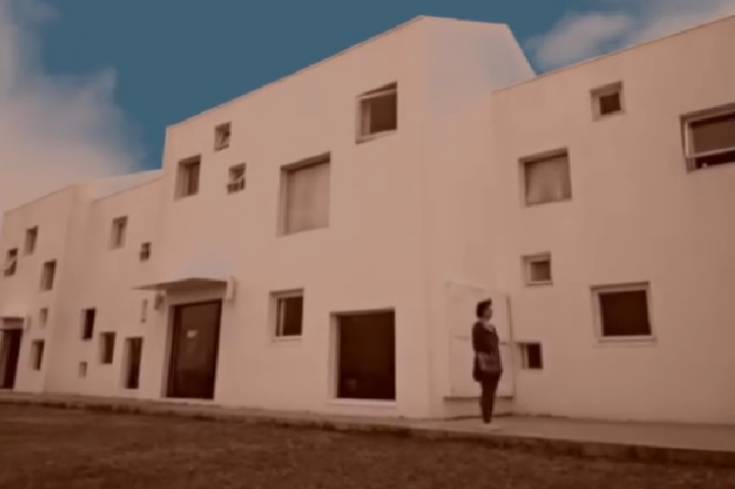
#> input picture SCNU实验要求与代码/Experiment2/input_rgb_image.jpg, 735 x 489 px
$ python 5.py
#> lines starting #> are read from the running program, lines starting #| are printed output that depends on the picture
import cv2
from scipy.ndimage import convolve
import numpy as np

image = cv2.imread("input_rgb_image.jpg")
#> image is the input picture: shape (489, 735, 3); mean B, G, R 98.3, 110.7, 138.8
gray_image = cv2.cvtColor(image, cv2.COLOR_BGR2GRAY)#由于拉普拉斯算子只能处理单通道图像，所以要把原图像转换成灰度图像来处理
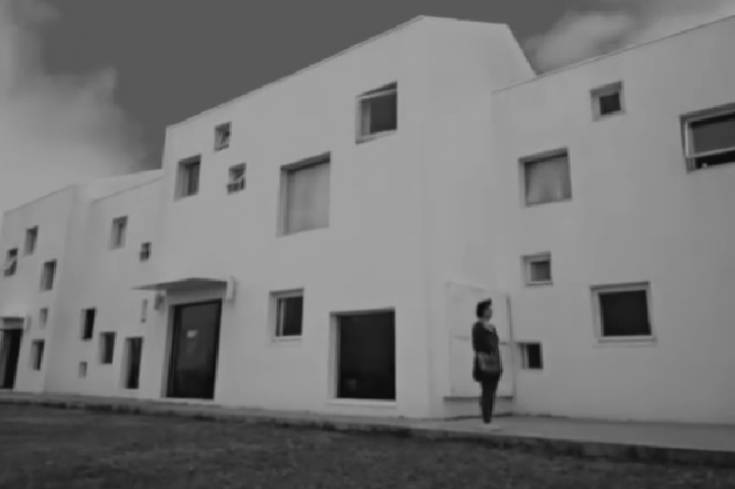
#> gray_image: shape (489, 735); min 9, max 167, mean 117.6

#定义不同的拉普拉斯算子核进行优化
laplacian_kernel_1 = np.array([[0,-1,0],
                            [-1,4,-1],
                            [0,-1,0]], dtype=np.float32)#使用np.array函数进行算子定义
laplacian_kernel_2 = np.array([[-1,-1,-1],
                            [-1,8,-1],
                            [-1,-1,-1]], dtype=np.float32)#定义数据类型都要用np(如np.uint8)
cv2.imshow("Original_Image", gray_image)
cv2.imshow("Laplacian_Processed_Image1", convolve(gray_image,laplacian_kernel_1))#使用convolve对图像进行卷积操作
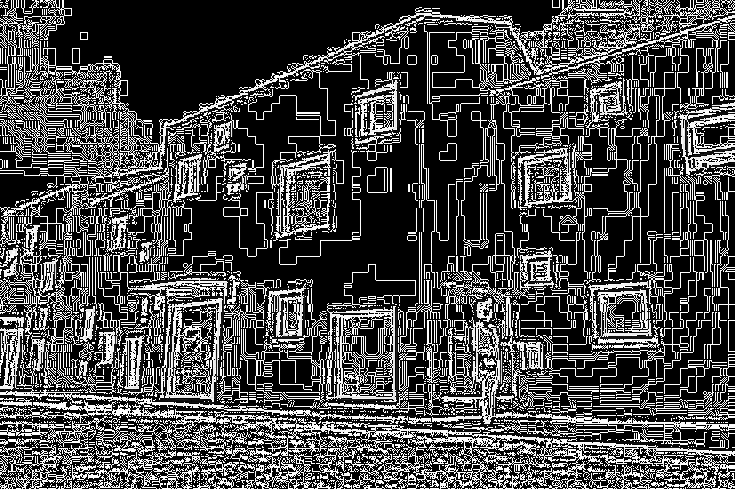
#> window 'Laplacian_Processed_Image1': shape (489, 735); min 0, max 255, mean 72.2
cv2.imshow("Laplacian_Processed_Image2", convolve(gray_image,laplacian_kernel_2))
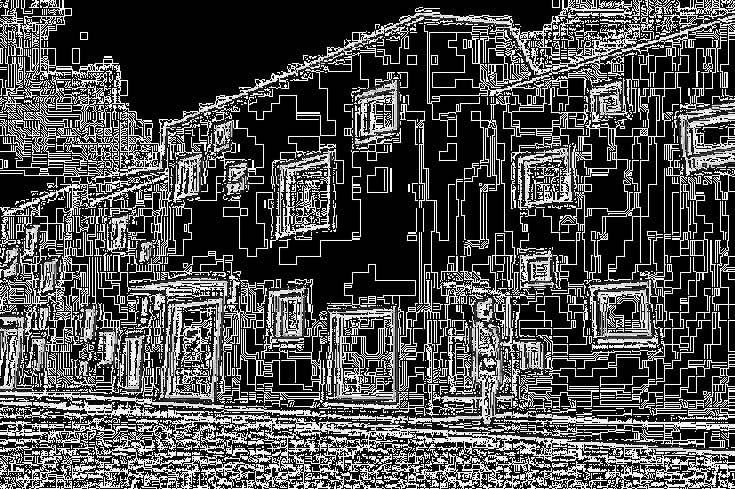
#> window 'Laplacian_Processed_Image2': shape (489, 735); min 0, max 255, mean 77.3
cv2.waitKey(0)#注意K大写
cv2.destroyAllWindows()
